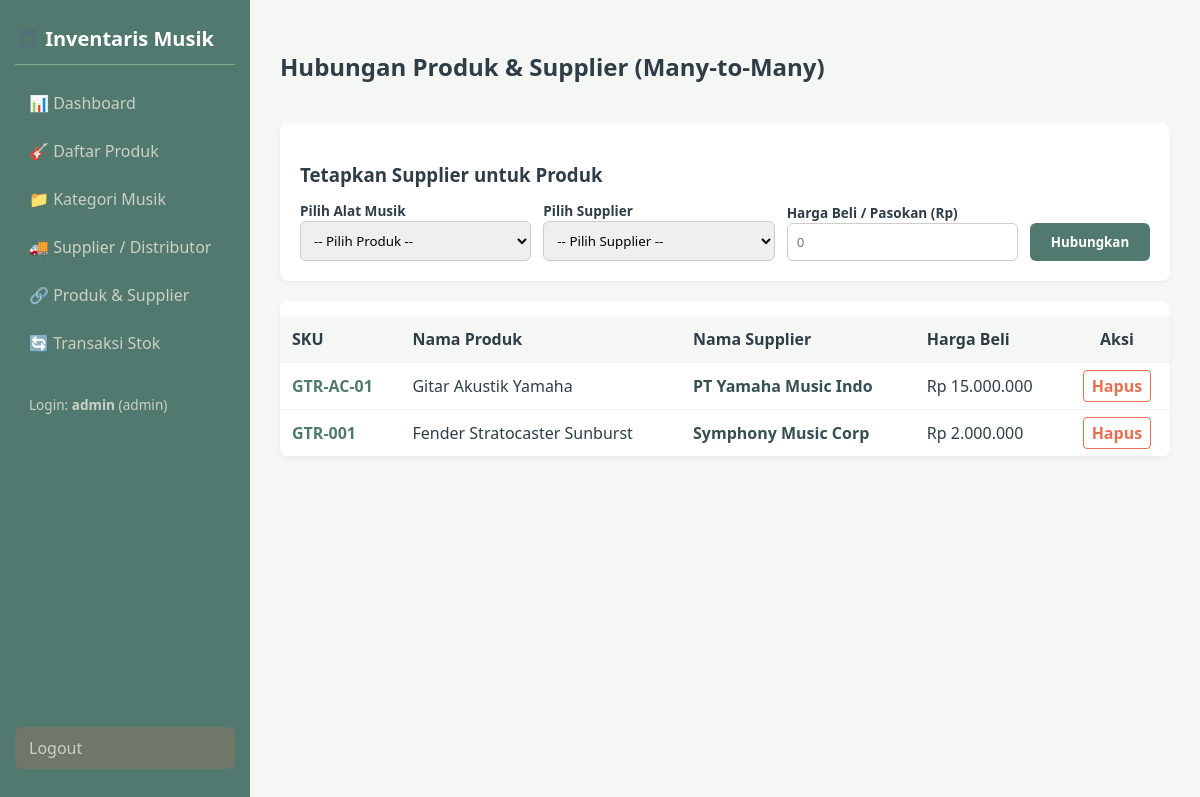
Page /public/product_suppliers/index.php (signed in) on the committed database.
### tables this page shows
CREATE TABLE `product_suppliers` (
  `id` int(11) NOT NULL,
  `product_id` int(11) NOT NULL,
  `supplier_id` int(11) NOT NULL,
  `purchase_price` decimal(12,2) NOT NULL DEFAULT 0.00,
  `created_at` timestamp NOT NULL DEFAULT current_timestamp()
);

CREATE TABLE `products` (
  `id` int(11) NOT NULL,
  `category_id` int(11) NOT NULL,
  `sku` varchar(50) NOT NULL,
  `name` varchar(150) NOT NULL,
  `price` decimal(12,2) NOT NULL,
  `stock` int(11) NOT NULL DEFAULT 0,
  `min_stock` int(11) NOT NULL DEFAULT 5,
  `minimum_stock` int(11) NOT NULL DEFAULT 5,
  `created_at` timestamp NOT NULL DEFAULT current_timestamp()
);

CREATE TABLE `suppliers` (
  `id` int(11) NOT NULL,
  `name` varchar(100) NOT NULL,
  `phone` varchar(20) DEFAULT NULL,
  `address` text DEFAULT NULL
);

### helpers/auth.php (called while the page is built, shortened)
<?php
function hasRole(string $role): bool {
    return isset($_SESSION['user']['role']) && $_SESSION['user']['role'] === $role;
}

### helpers/escape.php (called while the page is built)
<?php
function e($value) {
    return htmlspecialchars((string)$value, ENT_QUOTES, 'UTF-8');
}

### public/product_suppliers/index.php (the view, shortened to what this page needs)
<?php
require_once __DIR__ . '/../../config/database.php';
require_once __DIR__ . '/../../helpers/auth.php';
require_once __DIR__ . '/../../helpers/escape.php';
$relations = $pdo->query('
    SELECT ps.id, p.name AS product_name, p.sku, s.name AS supplier_name, ps.purchase_price
    FROM product_suppliers ps
    JOIN products p ON ps.product_id = p.id
    JOIN suppliers s ON ps.supplier_id = s.id
    ORDER BY ps.id DESC
')->fetchAll();
require_once __DIR__ . '/../../views/header.php';
?>
<div style="display:flex; justify-content:space-between; align-items:center; margin-bottom:20px;">
    <h2>Hubungan Produk & Supplier (Many-to-Many)</h2>
</div>
<?php if (hasRole('admin')): ?>
<div style="background:white; padding:20px; border-radius:8px; box-shadow:0 2px 4px rgba(0,0,0,0.05); margin-bottom:20px;">
    <h3 style="margin-bottom:12px;">Tetapkan Supplier untuk Produk</h3>
    <form method="POST" style="display:grid; grid-template-columns: repeat(auto-fit, minmax(200px, 1fr)) 120px; gap:12px; align-items:end;">
        <div>
            <label style="font-size:0.85rem; font-weight:bold;">Pilih Alat Musik</label>
            <select name="product_id" required style="width:100%; padding:9px; border:1px solid #ccc; border-radius:6px;">
                <option value="">-- Pilih Produk --</option>
            </select>
        </div>
        <div>
            <label style="font-size:0.85rem; font-weight:bold;">Pilih Supplier</label>
            <select name="supplier_id" required style="width:100%; padding:9px; border:1px solid #ccc; border-radius:6px;">
                <option value="">-- Pilih Supplier --</option>
            </select>
        </div>
        <div>
            <label style="font-size:0.85rem; font-weight:bold;">Harga Beli / Pasokan (Rp)</label>
            <input type="number" name="purchase_price" min="0" required placeholder="0" style="width:100%; padding:9px; border:1px solid #ccc; border-radius:6px; box-sizing:border-box;">
        </div>
        <button type="submit" style="background:#52796f; color:white; padding:10px; border:none; border-radius:6px; font-weight:bold; cursor:pointer;">Hubungkan</button>
    </form>
</div>
<?php endif; ?>
<div style="background:white; border-radius:8px; overflow:hidden; box-shadow:0 2px 4px rgba(0,0,0,0.05);">
    <table style="width:100%; border-collapse:collapse; text-align:left;">
        <thead>
            <tr style="background:#cad2c5; color:#2f3e46;">
                <th style="padding:12px;">SKU</th>
                <th style="padding:12px;">Nama Produk</th>
                <th style="padding:12px;">Nama Supplier</th>
                <th style="padding:12px;">Harga Beli</th>
                <?php if (hasRole('admin')): ?>
                    <th style="padding:12px; text-align:center;">Aksi</th>
                <?php endif; ?>
            </tr>
        </thead>
        <tbody>
            <?php if (empty($relations)): ?>
                <tr><td colspan="5" style="padding:20px; text-align:center; color:#888;">Belum ada pemetaan produk dengan supplier.</td></tr>
            <?php else: ?>
                <?php foreach ($relations as $r): ?>
                    <tr style="border-bottom:1px solid #eee;">
                        <td style="padding:12px; font-weight:bold; color:#52796f;"><?= e($r['sku']) ?></td>
                        <td style="padding:12px;"><?= e($r['product_name']) ?></td>
                        <td style="padding:12px; font-weight:bold; color:#354f52;"><?= e($r['supplier_name']) ?></td>
                        <td style="padding:12px;">Rp <?= number_format($r['purchase_price'], 0, ',', '.') ?></td>
                        <?php if (hasRole('admin')): ?>
                            <td style="padding:12px; text-align:center;">
                                <a href="index.php?delete_id=<?= $r['id'] ?>" onclick="return confirm('Apakah yakin ingin memutus relasi ini?')" style="color:#e76f51; text-decoration:none; font-weight:bold; border:1px solid #e76f51; padding:4px 8px; border-radius:4px;">Hapus</a>
                            </td>
                        <?php endif; ?>
                    </tr>
                <?php endforeach; ?>
            <?php endif; ?>
        </tbody>
    </table>
</div>
<?php require_once __DIR__ . '/../../views/footer.php'; ?>

### views/header.php (style rules this page uses)
:root { --bg-body: #f4f7f4; --primary-soft: #84a98c; --primary-dark: #52796f; --primary-light: #cad2c5; --text-dark: #2f3e46; --white: #ffffff; --danger: #e76f51; --warning: #e9c46a; }
* { box-sizing: border-box; font-family: 'Segoe UI', Tahoma, Geneva, Verdana, sans-serif; }
body { margin: 0; background-color: var(--bg-body); color: var(--text-dark); display: flex; min-height: 100vh; }
table { width: 100%; border-collapse: collapse; margin-top: 15px; }
table th, table td { padding: 12px; text-align: left; border-bottom: 1px solid #edf2f4; }
table th { background-color: var(--bg-body); color: var(--text-dark); }

### rows in the picture
product_suppliers: product.sku "GTR-AC-01", product.name "Gitar Akustik Yamaha", supplier.name "PT Yamaha Music Indo", purchase_price "15.000.000"
product_suppliers: product.sku "GTR-001", product.name "Fender Stratocaster Sunburst", supplier.name "Symphony Music Corp", purchase_price "2.000.000"

### other values in the picture
$user['username'] "admin"
$user['role'] "admin"
